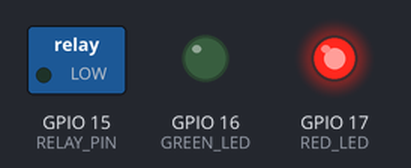
Bench run of a program on a simulated ESP32-S3. Shown: switched loads named in the program (green lamp = pin HIGH), output pins drawn as LEDs (lit = HIGH).

Above: at 10.0 s.
At 30.0 s:
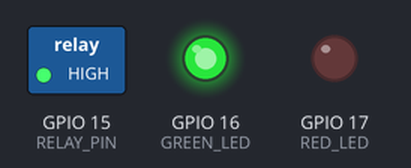
Timing chart, 0 to 52.0 s (numbered marks = the images above):
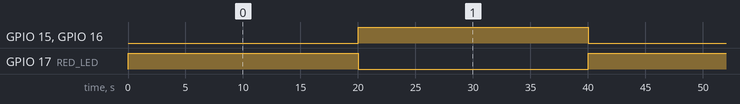

Measured:
- by itself, GPIO 15 (RELAY_PIN), GPIO 16 (GREEN_LED), GPIO 17 (RED_LED): alternates HIGH for 20.0 s and LOW for 20.0 s

The program:

main.cpp
```cpp
/*
 * ЗАДАЧА
 * ======
 * Реалізувати керування витяжним вентилятором, який кожну годину
 * вмикається на 15 хвилин, після чого автоматично вимикається.
 *
 * Вимоги:
 *   [x] Вентилятор = двигун або реле
 *   [x] Таймери мають працювати незалежно від коду в циклі
 *   [x] Не використовувати delay()
 *   [x] Цикл повторюється без участі loop() / task
 *   [x] Час роботи і період задаються змінними або макросами
 *
 * Для налагодження можна:
 *   [x] замінити 1 годину на кілька секунд (20 с)
 *   [x] замінити 15 хв на пропорційно менший відрізок часу (5 с)
 *
 * Опційно:
 *   [ ] Watchdog
 *   [ ] Логування станів
 *   [ ] Захист від повторного запуску
 *   [x] LED-індикатори, що дублюють поточний стан
 */

#include <Arduino.h>

constexpr uint64_t RELAY_INTERVAL{20000}; // 1H = 3 600 000 milliseconds | 20s - test
constexpr uint64_t WORK_INTERVAL{5000}; // 15m = 900 000 milliseconds | 5s - test
static_assert(RELAY_INTERVAL >  WORK_INTERVAL, "Relay interval must be larger than work interval");

constexpr uint8_t RELAY_PIN{15};
constexpr uint8_t GREEN_LED{16};
constexpr uint8_t RED_LED{17};

constexpr uint32_t MICROS_IN_MILLIS{1000};

hw_timer_t* timer = nullptr;

volatile bool isRelayActive{false};

void IRAM_ATTR onTimer()
{
    if (!isRelayActive) {
        digitalWrite(RELAY_PIN, HIGH);
        digitalWrite(GREEN_LED, HIGH);
        digitalWrite(RED_LED, LOW);

        isRelayActive = true;
        timerAlarmWrite(timer, WORK_INTERVAL * MICROS_IN_MILLIS, true);
    } else {
        digitalWrite(RELAY_PIN, LOW);
        digitalWrite(GREEN_LED, LOW);
        digitalWrite(RED_LED, HIGH);

        isRelayActive = false;
        timerAlarmWrite(timer, (RELAY_INTERVAL - WORK_INTERVAL) * MICROS_IN_MILLIS, true);
    }
}

void setup() {
    pinMode(RELAY_PIN, OUTPUT);
    pinMode(GREEN_LED, OUTPUT);
    pinMode(RED_LED, OUTPUT);

    digitalWrite(GREEN_LED, LOW);
    digitalWrite(RED_LED, HIGH);
    digitalWrite(RELAY_PIN, LOW);

    timer = timerBegin(0, 80, true);
    timerAttachInterrupt(timer, &onTimer, true);
    timerAlarmWrite(timer, RELAY_INTERVAL * MICROS_IN_MILLIS,  true);

    timerAlarmEnable(timer);
}

void loop() {
}
```
